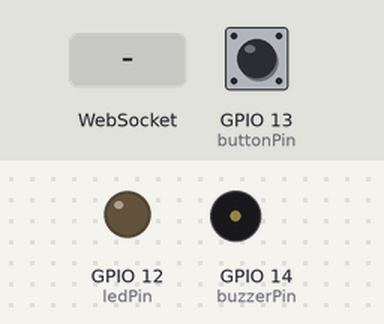
Recording of a sketch running on a simulated ESP32. On the bench: output pins drawn as LEDs (lit = HIGH), buzzer (waves = sounding). The inputs (shaded band) are chosen by the test bench; at power-on: GPIO 13 (buttonPin) HIGH. WiFi joins after 1.5 s; servers stay silent unless stated; what the sketch prints to the serial monitor is not drawn.

Above: at 4.2 s.
4.3 s: GPIO 13 (buttonPin) pulsed LOW 2 times (0.12 s each, 0.3 s apart)
At 5.5 s:
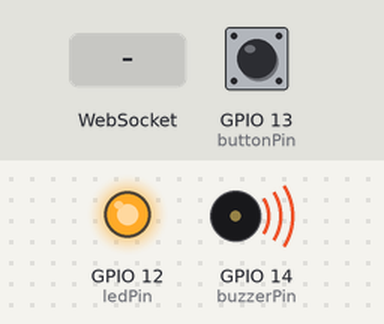
At 7.77 s:
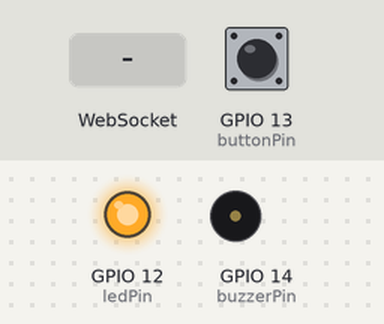
7.9 s: WebSocket text "0" received
At 8.5 s:
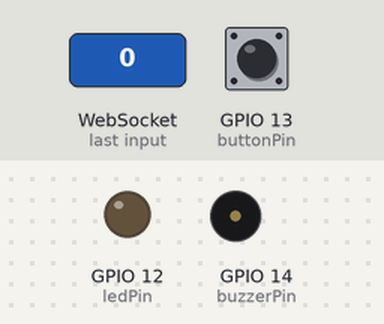
Timing chart, 0 to 10.9 s (numbered marks = the images above; inputs shaded):
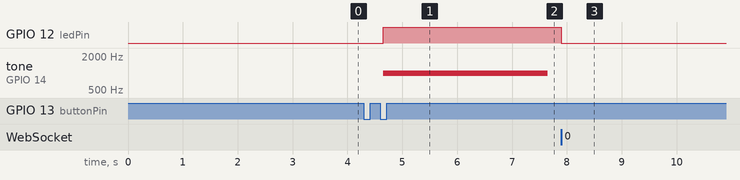

Measured:
- after the input at 4.3 s, GPIO 12 (ledPin): LOW → HIGH after 0.35 s; tone on GPIO 14 (buzzerPin): silent → 1000 Hz after 0.35 s, → silent 3.0 s later
- after the input at 7.9 s, GPIO 12 (ledPin): HIGH → LOW at once

The sketch:

start.ino
```cpp
#include <WiFi.h>
#include <WebSocketsClient.h>

const char* ssid = "shashank";
const char* password = "try12345";
const char* serverAddress = "ws://172.20.10.2:3000";

WebSocketsClient webSocket;
const int buttonPin = 13;
const int ledPin = 12;
const int buzzerPin = 14;

int buttonState = HIGH;
int lastButtonState = HIGH;
unsigned long lastDebounceTime = 0;
unsigned long debounceDelay = 50;
bool alertTriggered = false;
int buttonPressCount = 0;

void setup() {
  Serial.begin(115200);
  pinMode(buttonPin, INPUT_PULLUP);
  pinMode(ledPin, OUTPUT);
  pinMode(buzzerPin, OUTPUT);

  WiFi.begin(ssid, password);
  while (WiFi.status() != WL_CONNECTED) {
    delay(500);
    Serial.print(".");
  }
  Serial.println("Connected to WiFi");
  webSocket.begin("172.20.10.2", 3000, "/");
  webSocket.onEvent(webSocketEvent);
}

void loop() {
  webSocket.loop();
  checkButtonPress();
}

void checkButtonPress() {
  int reading = digitalRead(buttonPin);
  if (reading != lastButtonState) lastDebounceTime = millis();
  if ((millis() - lastDebounceTime) > debounceDelay) {
    if (reading == LOW && buttonState == HIGH) {
      buttonPressCount++;
      if (buttonPressCount == 2) {
        triggerAlert();
        buttonPressCount = 0;
      }
    }
    buttonState = reading;
  }
  lastButtonState = reading;
}

void triggerAlert() {
  alertTriggered = true;
  digitalWrite(ledPin, HIGH);
  tone(buzzerPin,1000);
  delay(3000);
  noTone(buzzerPin);
  String message = "{\"type\": \"alert\"}";
  if (webSocket.isConnected()) {
    webSocket.sendTXT(message);
    Serial.println("Alert message sent to server");
  } else Serial.println("Failed to send alert message: WebSocket not connected");
}

void webSocketEvent(WStype_t type, uint8_t * payload, size_t length) {
  switch (type) {
    case WStype_DISCONNECTED:
      Serial.println("Disconnected from WebSocket server");
      break;
    case WStype_CONNECTED:
      Serial.println("Connected to WebSocket server");
      webSocket.sendTXT("{\"type\": \"register\", \"device\": \"esp32\"}");
      break;
    case WStype_TEXT:
      Serial.printf("Message from server to reset: %s\n", payload);
      resetAlert();
      break;
  }
}

void resetAlert() {
  alertTriggered = false;
  digitalWrite(ledPin, LOW);
  Serial.println("Alert reset by React Native app, LED turned off");
}
```
